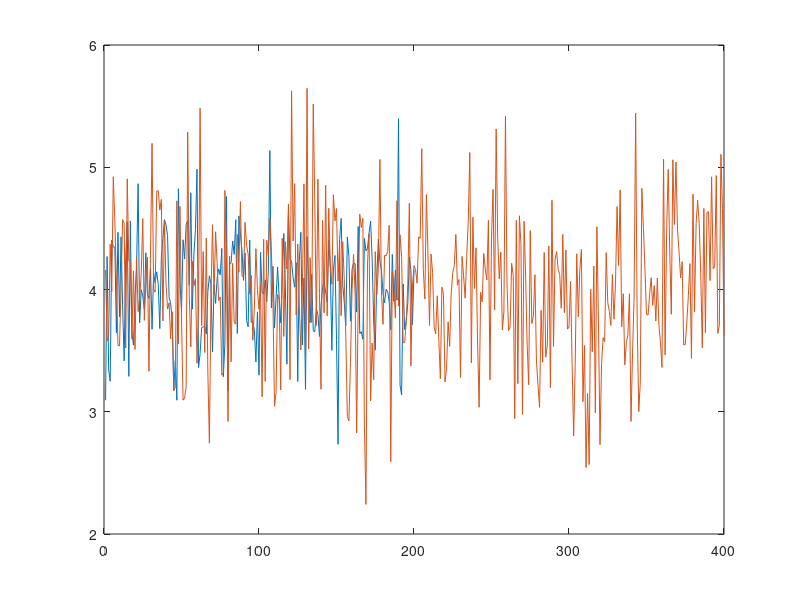

Here is the MATLAB script that generated this plot:
clear all
close all
N=200;
K=400;
mu=4; %среднее по ансамблю
sigma=8;
xi = normrnd(mu,sigma,[N,K]); % генерация матрицы с К реализациями случайного процесса

%Строим среднее по ансамблю
figure
xi_average=zeros(N,1);
for i=1:N;
    for j=1:K;
        xi_average(i) = xi_average(i) + xi(i,j)/K;
    end
end
plot([1:N],xi_average)

hold on

% Строим среднее по времени
xi_average_t=zeros(K,1);
for i=1:K;
    for j=1:N;
        xi_average_t(i) = xi_average_t(i) + xi(j,i)/N;
    end
end
plot([1:K],xi_average_t)
                       